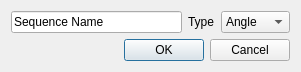
<?xml version="1.0" encoding="UTF-8"?>
<ui version="4.0">
 <class>NewSequenceDialog</class>
 <widget class="QDialog" name="NewSequenceDialog">
  <property name="geometry">
   <rect>
    <x>0</x>
    <y>0</y>
    <width>301</width>
    <height>71</height>
   </rect>
  </property>
  <property name="windowTitle">
   <string>Create New Sequence</string>
  </property>
  <property name="modal">
   <bool>true</bool>
  </property>
  <layout class="QVBoxLayout" name="verticalLayout">
   <item>
    <layout class="QHBoxLayout" name="horizontalLayout">
     <item>
      <widget class="QLineEdit" name="nameEdit">
       <property name="text">
        <string>Sequence Name</string>
       </property>
      </widget>
     </item>
     <item>
      <widget class="QLabel" name="label_2">
       <property name="text">
        <string>Type</string>
       </property>
      </widget>
     </item>
     <item>
      <widget class="QComboBox" name="typeComboBox">
       <property name="currentIndex">
        <number>1</number>
       </property>
       <item>
        <property name="text">
         <string>Marker</string>
        </property>
       </item>
       <item>
        <property name="text">
         <string>Angle</string>
        </property>
       </item>
       <item>
        <property name="text">
         <string>Torque</string>
        </property>
       </item>
      </widget>
     </item>
    </layout>
   </item>
   <item>
    <layout class="QHBoxLayout" name="horizontalLayout_2">
     <item>
      <spacer name="horizontalSpacer">
       <property name="orientation">
        <enum>Qt::Horizontal</enum>
       </property>
       <property name="sizeHint" stdset="0">
        <size>
         <width>40</width>
         <height>20</height>
        </size>
       </property>
      </spacer>
     </item>
     <item>
      <widget class="QDialogButtonBox" name="buttonBox">
       <property name="orientation">
        <enum>Qt::Horizontal</enum>
       </property>
       <property name="standardButtons">
        <set>QDialogButtonBox::Cancel|QDialogButtonBox::Ok</set>
       </property>
      </widget>
     </item>
    </layout>
   </item>
  </layout>
 </widget>
 <resources/>
 <connections>
  <connection>
   <sender>buttonBox</sender>
   <signal>accepted()</signal>
   <receiver>NewSequenceDialog</receiver>
   <slot>accept()</slot>
   <hints>
    <hint type="sourcelabel">
     <x>290</x>
     <y>52</y>
    </hint>
    <hint type="destinationlabel">
     <x>157</x>
     <y>70</y>
    </hint>
   </hints>
  </connection>
  <connection>
   <sender>buttonBox</sender>
   <signal>rejected()</signal>
   <receiver>NewSequenceDialog</receiver>
   <slot>reject()</slot>
   <hints>
    <hint type="sourcelabel">
     <x>290</x>
     <y>58</y>
    </hint>
    <hint type="destinationlabel">
     <x>286</x>
     <y>70</y>
    </hint>
   </hints>
  </connection>
 </connections>
</ui>
